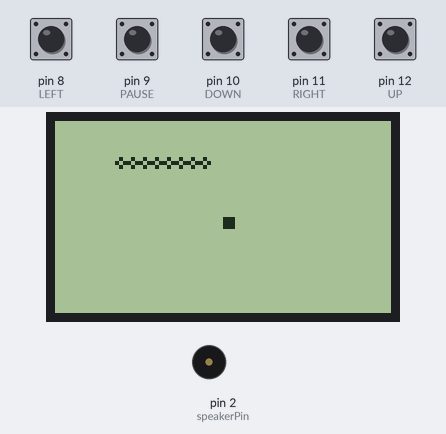
The sketch below on a simulated Arduino Uno, built with avr-gcc and run on an emulated ATmega328P. On the bench: 84×48 one-colour display, buzzer (waves = sounding, pin HIGH). The test bench sets the inputs (shaded band); at power-on: pin 8 (LEFT), pin 9 (PAUSE), pin 10 (DOWN), pin 11 (RIGHT), pin 12 (UP) HIGH. Random numbers use the default seed unless the sketch sets one.

Above: at 5.2 s.
5.3 s: pin 9 (PAUSE) pulled LOW for 0.15 s
At 6.1 s:
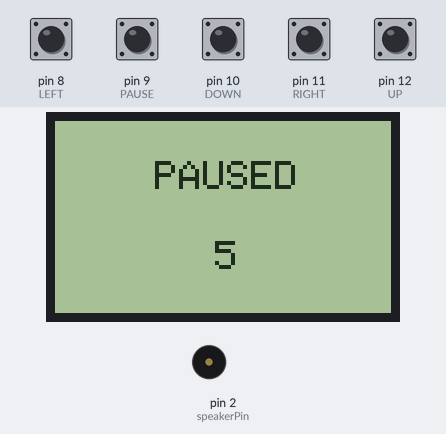
11.4 s: pin 10 (DOWN) pulled LOW for 0.15 s
At 11.63 s:
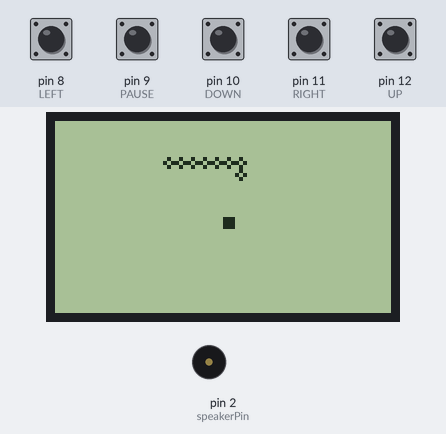
12.1 s: pin 8 (LEFT) pulled LOW for 0.15 s
At 12.47 s:
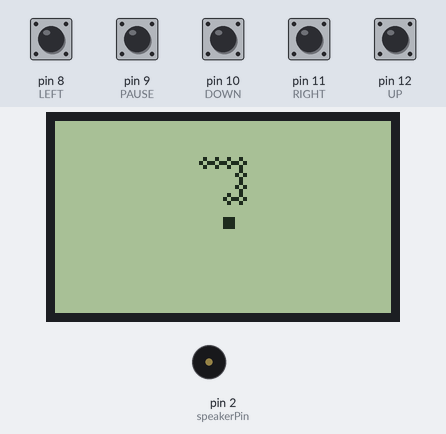
12.8 s: pin 12 (UP) pulled LOW for 0.15 s
At 13.03 s:
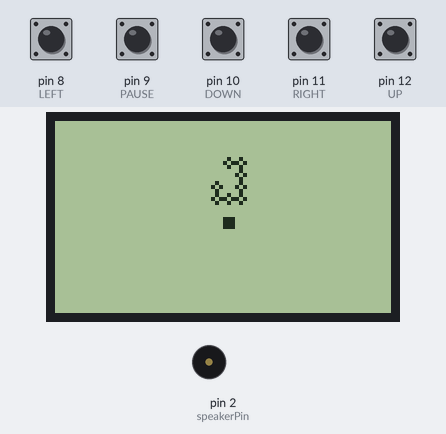
13.5 s: pin 11 (RIGHT) pulled LOW for 0.15 s
At 13.87 s:
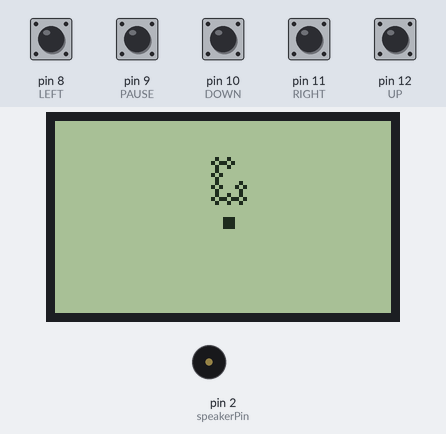
14.2 s: pin 10 (DOWN) pulled LOW for 1 s
At 14.43 s:
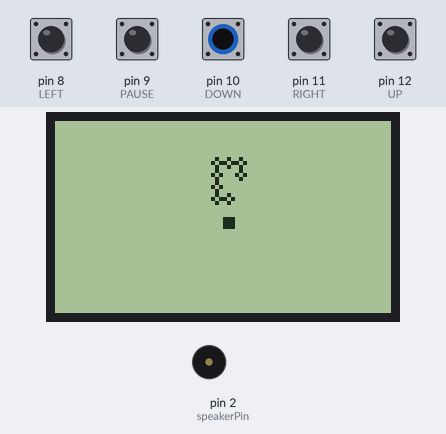
Timing chart, 0 to 16.8 s (numbered marks = the images above; inputs shaded):
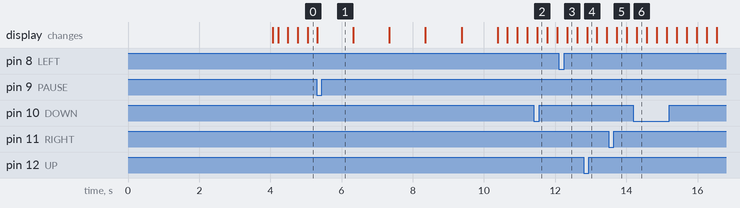

The sketch:

snake_game.ino
```cpp
#include <EEPROM.h>
#include <Adafruit_GFX.h>
#include <Adafruit_PCD8544.h>

// using Hardware SPI[faster than software SPI]
// pin 13 - Serial clock out (SCLK)-Fixer pin
// pin 11 - Serial data out (DIN)-Fixed pin
// pin 6 - Data/Command select (D/C)
// pin 5 - LCD chip select (CS)
// pin 3 - LCD reset (RST)
Adafruit_PCD8544 display = Adafruit_PCD8544(6, 5, 3);

#define LEFT 8
#define DOWN 10
#define RIGHT 11
#define UP 12
#define PAUSE 9
#define MAX_WIDTH 84
#define MAX_HEIGHT 48
#define speakerPin 2
boolean dl=false,dr=false,du=false,dd=false;
int x[200],y[200],i,slength,tempx=10,tempy=10,xx,yy;
unsigned int high;
uint8_t bh,bl;
int xegg,yegg;
int freq,tb;
int l,r,u,d,p;
unsigned long time=280,beeptime=50;
int score=0,flag=0;
void setup()
{
  Serial.begin(9600);
  display.begin();
  display.clearDisplay();
  pinMode(LEFT,INPUT);
  pinMode(RIGHT,INPUT);
  pinMode(UP,INPUT);
  pinMode(DOWN,INPUT);
  pinMode(PAUSE,INPUT);
  pinMode(speakerPin,OUTPUT);
  digitalWrite(LEFT,HIGH);
  digitalWrite(RIGHT,HIGH);
  digitalWrite(UP,HIGH);
  digitalWrite(DOWN,HIGH);
  digitalWrite(PAUSE,HIGH);
  display.setContrast(37);
  slength=8;
  xegg=(display.width())/2;
  yegg=(display.height())/2;
  display.setTextSize(2);
  display.setTextColor(BLACK);
  display.setCursor(10,20);
  display.print("SNAKE");
  display.setCursor(10,50);
  display.print("utopian");
  display.display();
  delay(4000);
  display.clearDisplay();
  for(i=0;i<=slength;i++)
  {
    x[i]=25-3*i;
    y[i]=10;
  }
  for(i=0;i<slength;i++)
     {
     display.drawCircle(x[i],y[i],1,BLACK);
     }
     display.display();
dr=true;
}
void loop()
{
   movesnake();
}
void movesnake()
{
  l=digitalRead(LEFT);
  d=digitalRead(DOWN);
  r=digitalRead(RIGHT);
  u=digitalRead(UP);
  p=digitalRead(PAUSE);
if(flag==0)
{
direct();
}
  if(millis()%time==0)
{
     if(flag==0)
     {
       if(dr==true){tempx=x[0]+3;tempy=y[0];}
       if(dl==true){tempx=x[0]-3;tempy=y[0];}
       if(du==true){tempy=y[0]-3;tempx=x[0];}
       if(dd==true){tempy=y[0]+3;tempx=x[0];}
     }
   flag=0;
     checkgame();
      checkegg();
 if(tempx<=0){tempx=84+tempx;}
 if(tempx>=84){tempx=tempx-84;}
 if(tempy<=0){tempy=48+tempy;}
 if(tempy>=48){tempy=tempy-48;}
 for(i=0;i<=slength;i++)
  {
   xx=x[i];
   yy=y[i];
   x[i]=tempx;
   y[i]=tempy;
   tempx=xx;
   tempy=yy;
  }
drawsnake();
}
}
void checkgame()
{
  for(i=1;i<slength;i++)
  {
    if(x[i]==x[0] && y[i]==y[0])
    {
      bh=EEPROM.read(1);
      bl=EEPROM.read(0);
      high=(((0xff00+bh)<<8) + bl);
      if(score>high)
      {
        high=score;
        bh=(high >> 8);
        bl=high & 0xff;
        EEPROM.write(1,bh);
        EEPROM.write(0,bl);
      }
      display.clearDisplay();
      display.setTextColor(BLACK);
      display.setTextSize(1);
      display.setCursor(20,12);
      display.print("Game Over");
      display.setCursor(15,30);
      display.print("Score: ");
      display.print(score);
      display.setCursor(15,40);
      display.print("High: ");
      display.print(high);
      display.display();
      beep(20,5000);
      display.clearDisplay();
      slength=8;
      score=0;
      time=280;
      redraw();
    }
  }
}
void checkegg()
{
  if(x[0]==xegg or x[0]==(xegg+1) or x[0]==(xegg+2) or x[0]==(xegg-1))
  {
    if(y[0]==yegg or y[0]==(yegg+1) or y[0]==(yegg+2) or y[0]==(yegg-1))
    {
      score+=1;
      slength+=3;
      if(time>=90)
      {time-=20;}
      display.fillRect(xegg,yegg,3,3,WHITE);
      display.display();
      beep(35,beeptime);
      xegg=random(1,80);
      yegg=random(1,40);
    }
  }
}
void direct()
{
  if(l==LOW and dr==false)
  {
    dl=true;du=false;dd=false;
    tempx=x[0]-3;
    tempy=y[0];
    flag=1;
  }
  else if(r==LOW and dl==false)
  {
    dr=true;du=false;dd=false;
    tempx=x[0]+3;
    tempy=y[0];
    flag=1;
  }
  else if(u==LOW and dd==false)
  {
    du=true;dl=false;dr=false;
    tempy=y[0]-3;
    tempx=x[0];
    flag=1;
  }
  else if(d==LOW and du==false)
  {
    dd=true;dl=false;dr=false;
    tempy=y[0]+3;
    tempx=x[0];
    flag=1;
  }
  else if(p==LOW)
  {
  display.clearDisplay();
  display.setTextColor(BLACK);
  for(i=5;i>0;i--)
    {
     display.setCursor(25,10);
     display.setTextSize(1);
     display.print("PAUSED");
     display.setCursor(40,30);
     display.print(i);
     display.display();
     delay(1000);
     display.clearDisplay();
    }
    redraw();
  }
}
void drawsnake()
{
  display.fillRect(xegg,yegg,3,3,BLACK);
  display.drawCircle(x[0],y[0],1,BLACK);
  display.drawCircle(x[slength],y[slength],1,WHITE);
  display.display();
}
void redraw()
{
  display.fillRect(xegg,yegg,3,3,BLACK);
  for(i=0;i<slength;i++)
     {
     display.drawCircle(x[i],y[i],1,BLACK);
     }
     display.display();
}
void beep (int freq,long tb)
{
    int x;
    long delayAmount = (long)(500/freq);
    long loopTime = (long)(tb/(delayAmount*2));
    for (x=0;x<loopTime;x++)     // One iteration produces sound for one cycle
    {
        digitalWrite(speakerPin,HIGH);
        delay(delayAmount);
        digitalWrite(speakerPin,LOW);
        delay(delayAmount);
    }
    delay(2);
}
```
